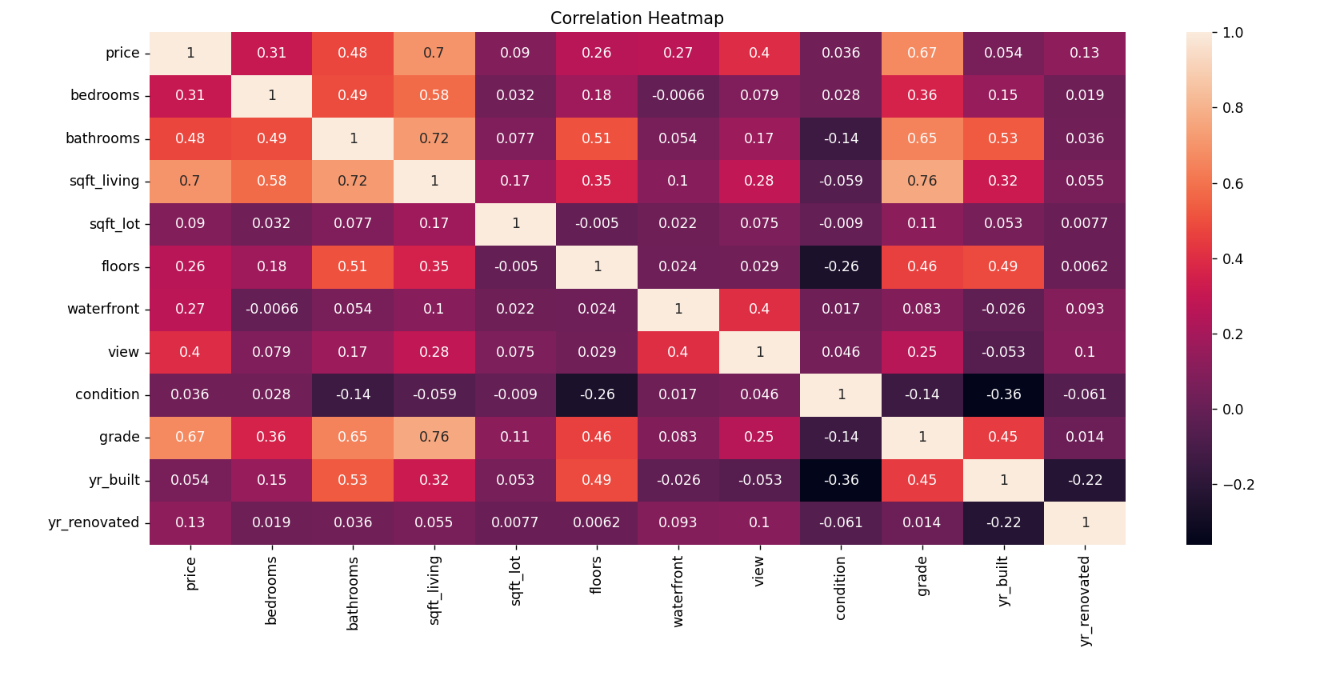

Generate this figure with Python:
import pandas as pd
import seaborn as sns
import matplotlib.pyplot as plt

df = pd.read_csv(r"D:\Data Analysis Projects\Multiple Linear Regression\kc_house_data (Final Data).csv")

plt.title("Correlation Heatmap")

sns.heatmap(df.corr(numeric_only=True),
            annot=True,
            cmap="rocket")

plt.show()
plt.tight_layout()
plt.show()
